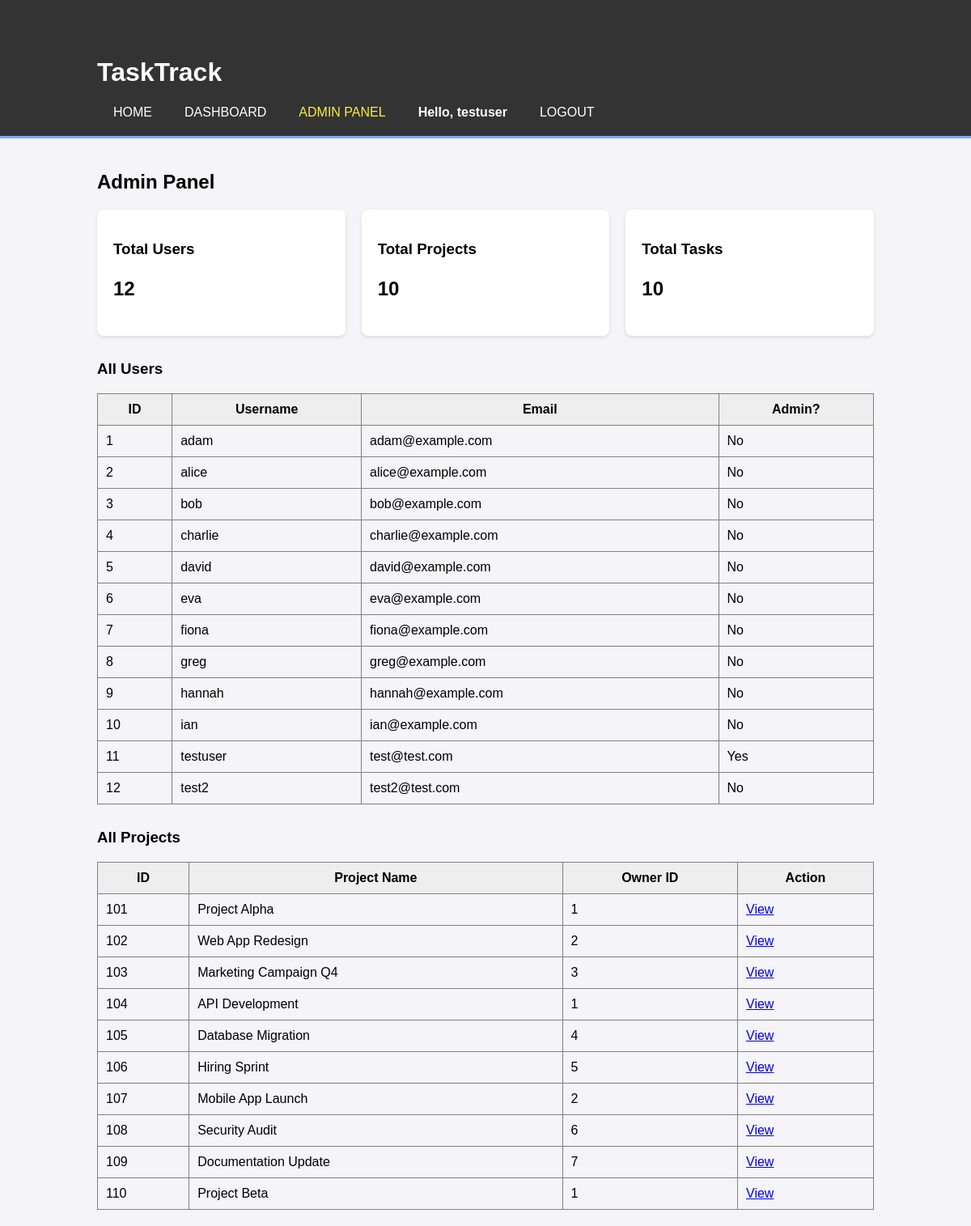
Screenshot of /admin (signed in) with the database file from the repository.
### tables this page shows
CREATE TABLE users (
    user_id INTEGER PRIMARY KEY,
    username TEXT NOT NULl UNIQUE,
    email TEXT NOT NULL UNIQUE,
    password_hash TEXT NOT NULL,
    date_created TEXT NOT NULL
, is_admin INTEGER DEFAULT 0);

CREATE TABLE projects (
    project_id INTEGER PRIMARY KEY,
    project_name TEXT NOT NULL,
    description TEXT,
    owner_id INTEGER NOT NULL,
    created_at TEXT NOT NULL,
    FOREIGN KEY (owner_id) REFERENCES users (user_id)
);

### app.py (the view)
@app.route('/admin')
def admin_dashboard():
    if 'user_id' not in session or session.get('is_admin') != 1:
        flash('Access denied. Admins only.')
        return redirect(url_for('dashboard'))
    connection = get_db_connection()
    users = connection.execute('SELECT * FROM users').fetchall()
    projects = connection.execute('SELECT * FROM projects').fetchall()
    tasks = connection.execute('SELECT * FROM tasks').fetchall()
    connection.close()
    return render_template('admin.html', users=users, projects=projects, tasks=tasks)

### app.py (called while the page is built)
def get_db_connection():
    connection = sqlite3.connect('fake_db.db')
    connection.row_factory = sqlite3.Row
    return connection

### templates/admin.html
{% extends 'base.html' %}
{% block content %}
    <h2>Admin Panel</h2>
    <div style="display: grid; grid-template-columns: 1fr 1fr 1fr; gap: 20px; margin-bottom: 30px;">
        <div style="background: white; padding: 20px; border-radius: 8px; box-shadow: 0 2px 5px rgba(0,0,0,0.1);">
            <h3>Total Users</h3>
            <p style="font-size: 24px; font-weight: bold;">{{ users|length }}</p>
        </div>
        <div style="background: white; padding: 20px; border-radius: 8px; box-shadow: 0 2px 5px rgba(0,0,0,0.1);">
            <h3>Total Projects</h3>
            <p style="font-size: 24px; font-weight: bold;">{{ projects|length }}</p>
        </div>
        <div style="background: white; padding: 20px; border-radius: 8px; box-shadow: 0 2px 5px rgba(0,0,0,0.1);">
            <h3>Total Tasks</h3>
            <p style="font-size: 24px; font-weight: bold;">{{ tasks|length }}</p>
        </div>
    </div>
    <h3>All Users</h3>
    <table border="1" cellpadding="10" cellspacing="0" style="width: 100%; border-collapse: collapse; margin-bottom: 30px;">
        <tr style="background: #eee;">
            <th>ID</th>
            <th>Username</th>
            <th>Email</th>
            <th>Admin?</th>
        </tr>
        {% for user in users %}
        <tr>
            <td>{{ user['user_id'] }}</td>
            <td>{{ user['username'] }}</td>
            <td>{{ user['email'] }}</td>
            <td>{% if user['is_admin'] %}Yes{% else %}No{% endif %}</td>
        </tr>
        {% endfor %}
    </table>
    <h3>All Projects</h3>
    <table border="1" cellpadding="10" cellspacing="0" style="width: 100%; border-collapse: collapse;">
        <tr style="background: #eee;">
            <th>ID</th>
            <th>Project Name</th>
            <th>Owner ID</th>
            <th>Action</th>
        </tr>
        {% for project in projects %}
        <tr>
            <td>{{ project['project_id'] }}</td>
            <td>{{ project['project_name'] }}</td>
            <td>{{ project['owner_id'] }}</td>
            <td><a href="{{ url_for('view_project', project_id=project['project_id']) }}">View</a></td>
        </tr>
        {% endfor %}
    </table>
{% endblock %}

### templates/base.html (shortened to what this page needs)
<!DOCTYPE html>
<html lang="en">
<head>
    <link rel="stylesheet" href="{{ url_for('static', filename='style.css') }}">
</head>
<body>
    <header>
        <div class="container">
            <h1>TaskTrack</h1>
            <nav>
                <ul>
                    <li><a href="{{ url_for('index') }}">Home</a></li>
                    {% if session['user_id'] %}
                        <li><a href="{{ url_for('dashboard') }}">Dashboard</a></li>
                        {% if session['is_admin'] == 1 %}
                            <li><a href="{{ url_for('admin_dashboard') }}" style="color: #ffeb3b;">Admin Panel</a></li>
                        {% endif %}
                        <li style="color: white; font-weight: bold;">Hello, {{ session['username'] }}</li>
                        <li><a href="{{ url_for('logout') }}">Logout</a></li>
                    {% else %}
                        <li><a href="{{ url_for('login') }}">Login</a></li>
                        <li><a href="{{ url_for('register') }}">Register</a></li>
                    {% endif %}
                </ul>
            </nav>
        </div>
    </header>
    <div class="container">
        {% block content %}{% endblock %}
    </div>
</body>
</html>

### static/style.css (style rules this page uses)
body { font-family: sans-serif; background-color: #f4f4f9; margin: 0; padding: 0; }
.container { width: 80%; margin: auto; overflow: hidden; padding: 20px; }
header { background: #333; color: #fff; padding-top: 30px; min-height: 70px; border-bottom: #77aaff 3px solid; }
header a { color: #fff; text-decoration: none; text-transform: uppercase; font-size: 16px; }
header ul { padding: 0; margin: 0; list-style: none; overflow: hidden; }
header li { float: left; display: inline; padding: 0 20px 0 20px; }

### rows the page displays
users: username "testuser", user_id "11", email "test@test.com", is_admin "Yes"
users: user_id "1", username "adam", email "adam@example.com", is_admin "No"
users: user_id "2", username "alice", email "alice@example.com", is_admin "No"
users: user_id "3", username "bob", email "bob@example.com", is_admin "No"
users: user_id "4", username "charlie", email "charlie@example.com", is_admin "No"
users: user_id "5", username "david", email "david@example.com", is_admin "No"
users: user_id "6", username "eva", email "eva@example.com", is_admin "No"
users: user_id "7", username "fiona", email "fiona@example.com", is_admin "No"
users: user_id "8", username "greg", email "greg@example.com", is_admin "No"
users: user_id "9", username "hannah", email "hannah@example.com", is_admin "No"
users: user_id "10", username "ian", email "ian@example.com", is_admin "No"
users: user_id "12", username "test2", email "test2@test.com", is_admin "No"
projects: project_id "101", project_name "Project Alpha", owner_id "1"
projects: project_id "102", project_name "Web App Redesign", owner_id "2"
projects: project_id "103", project_name "Marketing Campaign Q4", owner_id "3"
projects: project_id "104", project_name "API Development", owner_id "1"
projects: project_id "105", project_name "Database Migration", owner_id "4"
projects: project_id "106", project_name "Hiring Sprint", owner_id "5"
projects: project_id "107", project_name "Mobile App Launch", owner_id "2"
projects: project_id "108", project_name "Security Audit", owner_id "6"
projects: project_id "109", project_name "Documentation Update", owner_id "7"
projects: project_id "110", project_name "Project Beta", owner_id "1"

### other values shown
{{ users|length }} "12"
{{ projects|length }} "10"
{{ tasks|length }} "10"
